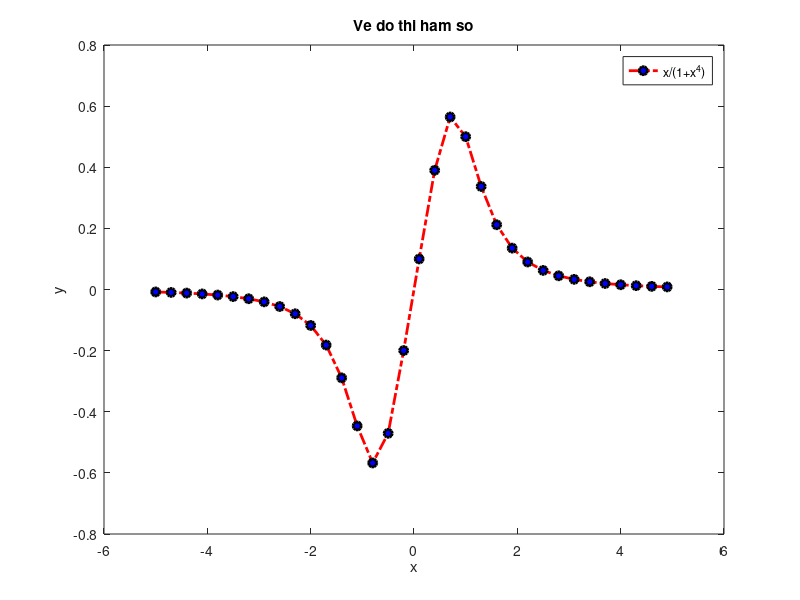

Here is the MATLAB script that generated this plot:
clc
clear all
close all
x=-5:0.3:5;
y=(x./(1+x.^4));
plot(x,y,'-. r o ','LineWidth',2,'MarkerSize',6,'MarkerFaceColor','b','MarkerEdgeColor','k')
xlabel('x')
ylabel('y')
legend('x/(1+x^4)')
title('Ve do thi ham so')
